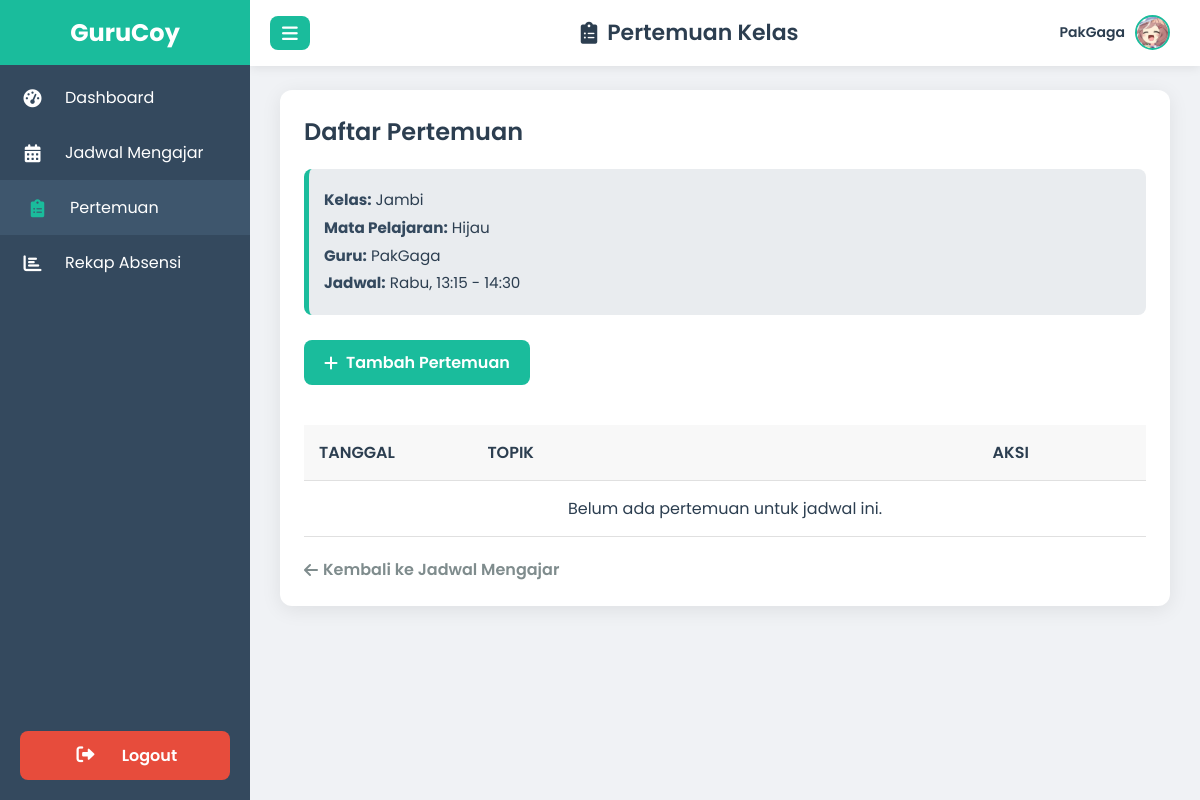
/guru/pertemuan_guru.php?id_jadwal=22 (signed in), run on an earlier commit of the app's database.
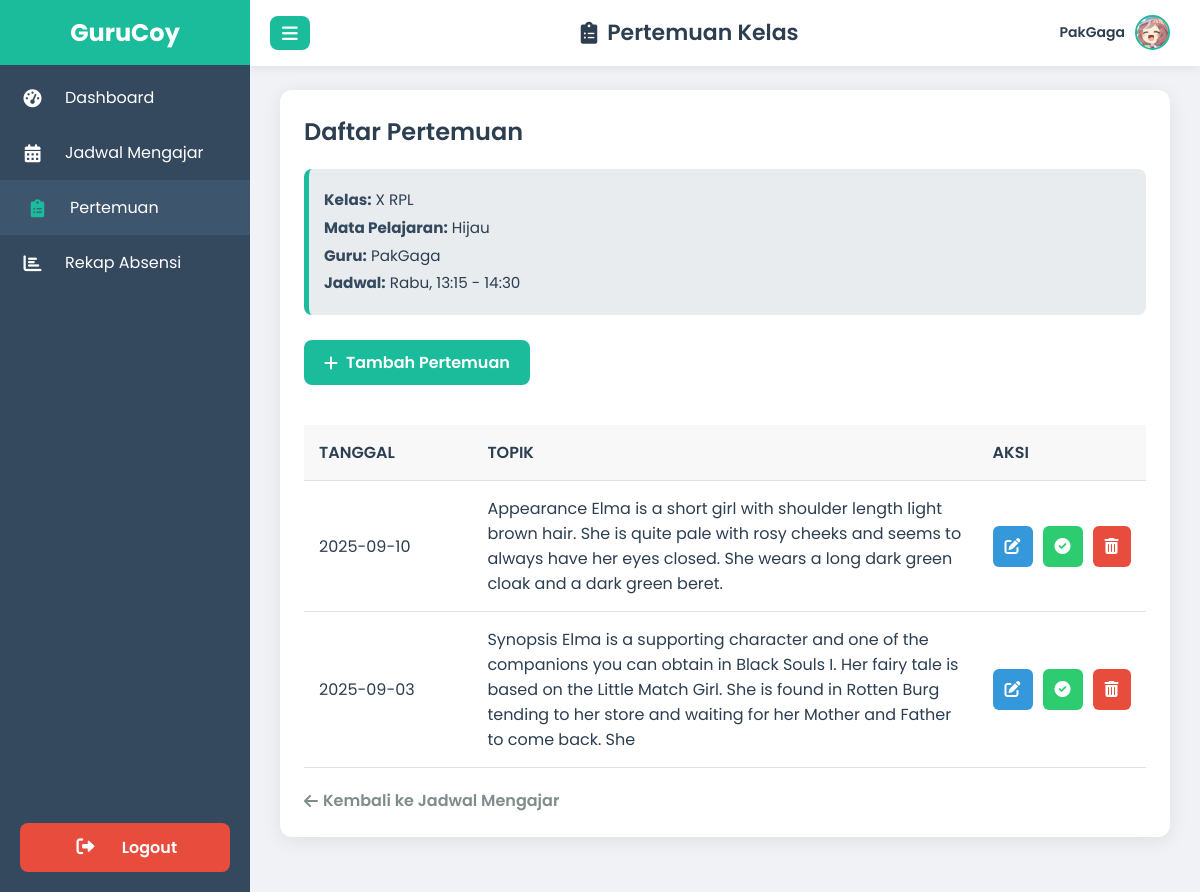
And on a later commit of the database.
### tables this page shows
CREATE TABLE `jadwal` (
  `id` int(11) NOT NULL,
  `class_id` int(11) DEFAULT NULL,
  `hari` varchar(20) DEFAULT NULL,
  `jam_mulai` time DEFAULT NULL,
  `jam_selesai` time DEFAULT NULL,
  `mata_pelajaran` varchar(100) DEFAULT NULL,
  `teacher_id` int(11) DEFAULT NULL,
  `id_mapel` int(11) DEFAULT NULL
);

CREATE TABLE `class` (
  `id` int(11) NOT NULL,
  `nama_kelas` varchar(50) NOT NULL,
  `teacher_id` int(11) NOT NULL,
  `photo` varchar(255) NOT NULL,
  `tahun_ajaran` varchar(20) NOT NULL,
  `deskripsi` text NOT NULL,
  `id_tahun_akademik` int(11) DEFAULT NULL
);

CREATE TABLE `guru` (
  `id` int(11) NOT NULL,
  `nip` varchar(30) DEFAULT NULL,
  `name` varchar(100) DEFAULT NULL,
  `gender` enum('laki-laki','Perempuan') DEFAULT NULL,
  `email` varchar(100) DEFAULT NULL,
  `pass` varchar(255) DEFAULT NULL,
  `dob` date DEFAULT NULL,
  `no_hp` varchar(20) DEFAULT NULL,
  `photo` varchar(100) NOT NULL,
  `alamat` text DEFAULT NULL,
  `mapel` varchar(100) DEFAULT NULL,
  `admission_date` timestamp NOT NULL DEFAULT current_timestamp()
);

CREATE TABLE `mapel` (
  `id` int(11) NOT NULL,
  `nama_mapel` varchar(100) NOT NULL,
  `photo` varchar(255) DEFAULT NULL,
  `kurikulum` varchar(50) NOT NULL
);

CREATE TABLE `pertemuan` (
  `id` int(11) NOT NULL,
  `id_jadwal` int(11) DEFAULT NULL,
  `tanggal` date DEFAULT NULL,
  `topik` varchar(255) DEFAULT NULL
);

### guru/pertemuan_guru.php (the view, shortened to what the changed rows need)
<?php
$guru_id = $_SESSION['guru_id'];
$guru_name = htmlspecialchars($_SESSION['guru_name'] ?? 'Guru');
require '../koneksi.php';
$id_jadwal = filter_input(INPUT_GET, 'id_jadwal', FILTER_SANITIZE_NUMBER_INT);
$stmt_jadwal_info = $pdo->prepare("
    SELECT
        j.hari, j.jam_mulai, j.jam_selesai,
        g.name AS nama_guru, m.nama_mapel, c.nama_kelas, g.photo AS guru_photo
    FROM jadwal AS j
    JOIN guru AS g ON j.teacher_id = g.id
    JOIN mapel AS m ON j.id_mapel = m.id
    JOIN class AS c ON j.class_id = c.id
    WHERE j.id = ? AND j.teacher_id = ?
");
$stmt_jadwal_info->execute([$id_jadwal, $guru_id]);
$jadwal_info = $stmt_jadwal_info->fetch(PDO::FETCH_ASSOC);
$guru_photo = htmlspecialchars($jadwal_info['guru_photo']);
$stmt_pertemuan = $pdo->prepare("SELECT id, tanggal, topik FROM pertemuan WHERE id_jadwal = ? ORDER BY tanggal DESC");
$stmt_pertemuan->execute([$id_jadwal]);
$list_pertemuan = $stmt_pertemuan->fetchAll(PDO::FETCH_ASSOC);
?>
<!DOCTYPE html>
<html lang="id">
<head>
    <link href="https://cdnjs.cloudflare.com/ajax/libs/font-awesome/6.0.0-beta3/css/all.min.css" rel="stylesheet">
</head>
<body>
    <div class="header" id="header">
        <h1><i class="fas fa-clipboard-list"></i> Pertemuan Kelas</h1>
        <div class="user-info" id="userInfoDropdown">
            <span id="guruName"><?php echo htmlspecialchars($guru_name); ?></span>
            <?php
            $guru_photo_src_header = !empty($guru_photo) ? '../uploads/guru/' . htmlspecialchars($guru_photo) : 'https://placehold.co/40x40/cccccc/000000?text=GR';
            ?>
            <img src="<?php echo $guru_photo_src_header; ?>" alt="User Avatar"
                loading="lazy"
                onerror="this.onerror=null;this.src='https://placehold.co/40x40/cccccc/333333?text=GR';">
        </div>
    </div>
    <div class="content" id="mainContent">
        <div class="card">
            <h2>Daftar Pertemuan</h2>
            <div class="info-header">
                <p><strong>Kelas:</strong> <?php echo htmlspecialchars($jadwal_info['nama_kelas']); ?></p>
                <p><strong>Mata Pelajaran:</strong> <?php echo htmlspecialchars($jadwal_info['nama_mapel']); ?></p>
                <p><strong>Guru:</strong> <?php echo htmlspecialchars($jadwal_info['nama_guru']); ?></p>
                <p><strong>Jadwal:</strong> <?php echo htmlspecialchars(substr($jadwal_info['hari'], 0, 5)) . ', ' . htmlspecialchars(substr($jadwal_info['jam_mulai'], 0, 5)) . ' - ' . htmlspecialchars(substr($jadwal_info['jam_selesai'], 0, 5)); ?></p>
            </div>
            <div class="table-responsive">
                <table class="data-table">
                    <thead>
                        <tr>
                            <th class="tanggal-column">Tanggal</th>
                            <th class="topik-column">Topik</th>
                            <th class="aksi-column">Aksi</th>
                        </tr>
                    </thead>
                    <tbody>
                        <?php if (empty($list_pertemuan)): ?>
                            <tr>
                                <td colspan="3" style="text-align: center;">Belum ada pertemuan untuk jadwal ini.</td>
                            </tr>
                        <?php else: ?>
                            <?php foreach ($list_pertemuan as $pertemuan): ?>
                                <tr>
                                    <td><?php echo htmlspecialchars($pertemuan['tanggal']); ?></td>
                                    <td><?php echo htmlspecialchars($pertemuan['topik']); ?></td>
                                    <td>
                                        <div class="action-links">
                                            <a href="#" onclick="openEditModal(<?php echo htmlspecialchars(json_encode($pertemuan), ENT_QUOTES, 'UTF-8'); ?>)" class="action-link edit" title="Edit Pertemuan">
                                                <i class="fas fa-edit"></i>
                                            </a>
                                            <a href="absensi_guru.php?id_pertemuan=<?php echo htmlspecialchars($pertemuan['id']); ?>" class="action-link absensi" title="Isi Absensi">
                                                <i class="fas fa-check-circle"></i>
                                            </a>
                                            <a href="#" onclick="openDeleteModal(<?php echo htmlspecialchars($pertemuan['id']); ?>)" class="action-link delete" title="Hapus Pertemuan">
                                                <i class="fas fa-trash-alt"></i>
                                            </a>
                                        </div>
                                    </td>
                                </tr>
                            <?php endforeach; ?>
                        <?php endif; ?>
                    </tbody>
                </table>
            </div>
        </div>
    </div>
</body>
</html>

What changed in the data, as far as the page shows it:
changed through a linked row, jadwal "Rabu": class.nama_kelas "Jambi" → "X RPL"
added pertemuan: tanggal "2025-09-10", topik "Appearance Elma is a short girl with shoulder length light brown hair. She is quite pale with rosy cheeks and seems to always have her eyes closed. She wears a long dark green cloak and a dark green beret."
added pertemuan: tanggal "2025-09-03", topik "Synopsis Elma is a supporting character and one of the companions you can obtain in Black Souls I. Her fairy tale is based on the Little Match Girl. She is found in Rotten Burg tending to her store and waiting for her Mother and Father to come back. She"
Also different on the page:
text no longer shown: "Belum ada pertemuan untuk jadwal ini."
